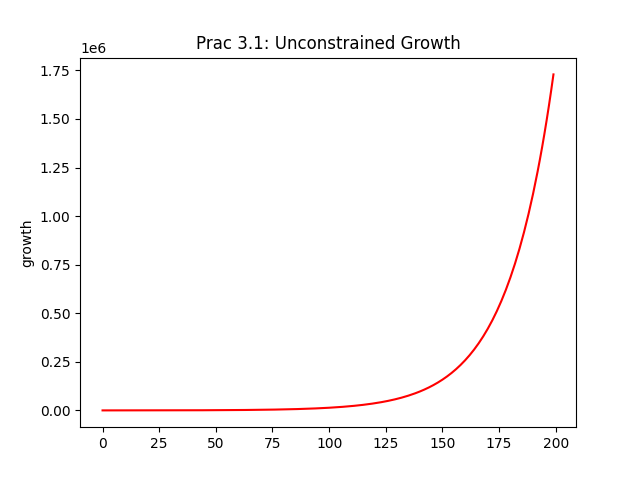

Here is the Python script that generated this plot:
#
# growth.py - simulation of unconstrained growth
#

import matplotlib.pyplot as plt
plt.ylabel('growth')

length = 100
population = 100
rate = 0.1
step = 0.5
numberOfIterations = length/step
ratePerStep = rate*step
values = []

for i in range(1, int(numberOfIterations) + 1):
        growth = ratePerStep*population
        population = population + growth
        time = i*step
        values.append(population)
        print('time: ', time, 'growth: ', growth, 'population: ', population)

plt.plot(values, 'r-')
plt.title('Prac 3.1: Unconstrained Growth')
plt.show()
